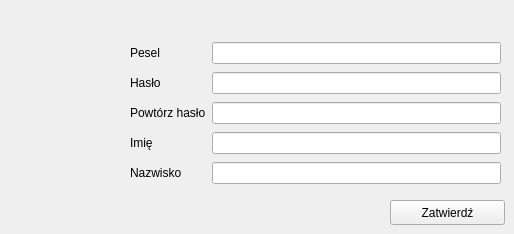
       <widget class="QWidget" name="page_7_add_client">
        <widget class="QPushButton" name="pushButton_create_cl">
         <property name="geometry">
          <rect>
           <x>390</x>
           <y>200</y>
           <width>115</width>
           <height>25</height>
          </rect>
         </property>
         <property name="text">
          <string>Zatwierdź</string>
         </property>
        </widget>
        <widget class="QWidget" name="layoutWidget">
         <property name="geometry">
          <rect>
           <x>130</x>
           <y>40</y>
           <width>371</width>
           <height>151</height>
          </rect>
         </property>
         <layout class="QGridLayout" name="gridLayout_7">
          <item row="0" column="0">
           <widget class="QLabel" name="label_8">
            <property name="text">
             <string>Pesel</string>
            </property>
           </widget>
          </item>
          <item row="0" column="1">
           <widget class="QLineEdit" name="lineEdit_pesel_cl"/>
          </item>
          <item row="1" column="0">
           <widget class="QLabel" name="label_11">
            <property name="text">
             <string>Hasło</string>
            </property>
           </widget>
          </item>
          <item row="1" column="1">
           <widget class="QLineEdit" name="lineEdit_pw_cl"/>
          </item>
          <item row="2" column="0">
           <widget class="QLabel" name="label_12">
            <property name="text">
             <string>Powtórz hasło</string>
            </property>
           </widget>
          </item>
          <item row="2" column="1">
           <widget class="QLineEdit" name="lineEdit_pw2_cl"/>
          </item>
          <item row="3" column="0">
           <widget class="QLabel" name="label_9">
            <property name="text">
             <string>Imię</string>
            </property>
           </widget>
          </item>
          <item row="3" column="1">
           <widget class="QLineEdit" name="lineEdit_name_cl"/>
          </item>
          <item row="4" column="0">
           <widget class="QLabel" name="label_10">
            <property name="text">
             <string>Nazwisko</string>
            </property>
           </widget>
          </item>
          <item row="4" column="1">
           <widget class="QLineEdit" name="lineEdit_name2_cl"/>
          </item>
         </layout>
        </widget>
       </widget>
